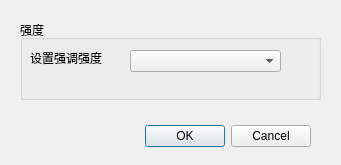
<?xml version="1.0" encoding="UTF-8"?>
<ui version="4.0">
 <class>set_emphasis_dialog</class>
 <widget class="QDialog" name="set_emphasis_dialog">
  <property name="geometry">
   <rect>
    <x>0</x>
    <y>0</y>
    <width>341</width>
    <height>165</height>
   </rect>
  </property>
  <property name="windowTitle">
   <string>设置停顿</string>
  </property>
  <property name="windowIcon">
   <iconset>
    <normaloff>editor.png</normaloff>editor.png</iconset>
  </property>
  <widget class="QDialogButtonBox" name="buttonBox">
   <property name="geometry">
    <rect>
     <x>140</x>
     <y>120</y>
     <width>171</width>
     <height>32</height>
    </rect>
   </property>
   <property name="orientation">
    <enum>Qt::Horizontal</enum>
   </property>
   <property name="standardButtons">
    <set>QDialogButtonBox::Cancel|QDialogButtonBox::Ok</set>
   </property>
  </widget>
  <widget class="QGroupBox" name="groupBox">
   <property name="enabled">
    <bool>true</bool>
   </property>
   <property name="geometry">
    <rect>
     <x>20</x>
     <y>20</y>
     <width>301</width>
     <height>80</height>
    </rect>
   </property>
   <property name="title">
    <string>强度</string>
   </property>
   <widget class="QComboBox" name="set_emphasis_intensity">
    <property name="geometry">
     <rect>
      <x>110</x>
      <y>30</y>
      <width>151</width>
      <height>22</height>
     </rect>
    </property>
   </widget>
   <widget class="QLabel" name="label">
    <property name="geometry">
     <rect>
      <x>10</x>
      <y>30</y>
      <width>91</width>
      <height>16</height>
     </rect>
    </property>
    <property name="text">
     <string>设置强调强度</string>
    </property>
   </widget>
  </widget>
 </widget>
 <resources/>
 <connections>
  <connection>
   <sender>buttonBox</sender>
   <signal>accepted()</signal>
   <receiver>set_emphasis_dialog</receiver>
   <slot>accept()</slot>
   <hints>
    <hint type="sourcelabel">
     <x>248</x>
     <y>254</y>
    </hint>
    <hint type="destinationlabel">
     <x>157</x>
     <y>274</y>
    </hint>
   </hints>
  </connection>
  <connection>
   <sender>buttonBox</sender>
   <signal>rejected()</signal>
   <receiver>set_emphasis_dialog</receiver>
   <slot>reject()</slot>
   <hints>
    <hint type="sourcelabel">
     <x>316</x>
     <y>260</y>
    </hint>
    <hint type="destinationlabel">
     <x>286</x>
     <y>274</y>
    </hint>
   </hints>
  </connection>
 </connections>
</ui>
